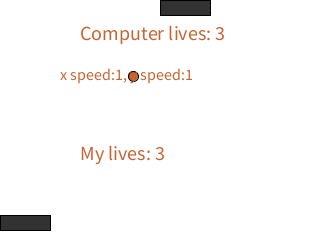
Frame 1 (no input)
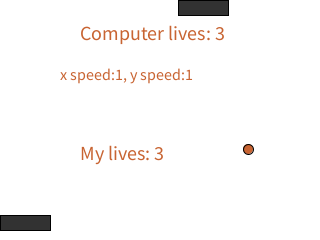
Frame 60 (the mouse pressed at the canvas centre just before this capture)
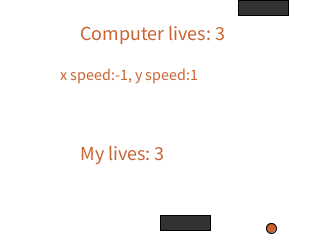
Frame 120 (the mouse held since frame 60 and released just before this capture)

The Processing sketch that drew these frames (run headless with seeded random() and noise(); from frame 60 on, the mouse is pressed at the canvas centre):

// Processing sketch: Exercise2_5
// ── Exercise2_5.pde
final int SCREENX = 320;
final int SCREENY = 240;
final int PADDLEHEIGHT = 15;
final int PADDLEWIDTH = 50;
final int MARGIN = 10;

class Player {
  int xpos; 
  int ypos;
  color paddlecolor = color(50);
  int lives = 3;
  Player(int screen_y)
  {
    xpos=SCREENX/2;
    ypos=screen_y;
  }
  void move(int x) {
    if (x>SCREENX-PADDLEWIDTH) xpos = SCREENX-PADDLEWIDTH;
    else xpos=x;
  }
  void draw()
  {
    fill(paddlecolor);
    rect(xpos, ypos, PADDLEWIDTH, PADDLEHEIGHT);
  }
  void showLives() {
    if (lives == 0) {
      if (ypos == 0) {
        textSize(20);
        text("Human wins", 120, 120);
      } else {
        textSize(20);
        text("Computer wins", 120, 120);
      }
    }
  }
}

class Ball {
  float x; 
  float y;
  float dx; 
  float dy;
  int radius;
  color ballColor = color(200, 100, 50);
  Ball() {
    x = random(SCREENX/4, SCREENX/2);
    y = random(SCREENY/4, SCREENY/2);
    dx = random(1, 2); 
    dy = random(1, 2);
    radius=5;
  }
  void move() {
    x = x+dx; 
    y = y+dy;
  }
  void draw() {
    fill(ballColor);
    ellipse(int(x), int(y), radius, 
      radius);
  }
  void collide(Player tp) {
    if (x-radius <=0 && dx < 0) dx=-dx;
    else if (x+radius>=SCREENX && dx > 0) dx=-dx;
    if (y+radius >= tp.ypos &&
      y-radius<tp.ypos+PADDLEHEIGHT &&
      x >=tp.xpos && x <=
      tp.xpos+PADDLEWIDTH) {
      println("collided!");
      dy=-dy;
      if ((dx > 0 && x - tp.xpos < 25)
        || (dx < 0 && x - tp.xpos > 25)) {
        dx = -dx;
      }
      if (j > 2 && tp.ypos == 0) {
        dy *= 1.5;
      }
    }
  }

  void reset() {
    if (y - radius >= SCREENY) {
      thePlayer.lives--;
    }
    if (y + radius <= 0) {
      computerPlayer.lives--;
    }
    if (y - radius >= SCREENY
      || y + radius <= 0) {
      x = random(SCREENX/4, SCREENX/2);
      y = random(SCREENY/4, SCREENY/2);
      dx = 0; 
      dy = 0;
    }
  }
}

Player thePlayer;
Player computerPlayer;
Ball theBall;
int i = SCREENX / 2;
float j = 1;
void settings() {
  size(SCREENX, SCREENY);
}
void setup() {
  thePlayer = new Player(SCREENY-MARGIN-PADDLEHEIGHT);
  computerPlayer = new Player(0);
  theBall = new Ball();
  ellipseMode(RADIUS);
}
void draw() {
  background(255);
  thePlayer.move(mouseX);
  if (i + 25 > theBall.x) {
    computerPlayer.move(i);
    i -= j;
  } else if (i + PADDLEWIDTH - 25 < theBall.x) {
    computerPlayer.move(i);
    i += j;
  }
  theBall.move();
  theBall.collide(thePlayer);
  theBall.collide(computerPlayer);
  theBall.reset();
  thePlayer.showLives();
  computerPlayer.showLives();
  thePlayer.draw();
  computerPlayer.draw();
  theBall.draw();
  textSize(20);
  text("Computer lives: " + computerPlayer.lives, 80, 40);
  textSize(20);
  text("My lives: " + thePlayer.lives, 80, 160);
  if (j < 3) {
    j *= 1.005;
  }
  textSize(16);
  text("x speed:" + (int) theBall.dx + ", y speed:" + (int) theBall.dy, 60, 80);
}

void mousePressed() {
  theBall.dx = random(1, 2); 
  theBall.dy = random(1, 2);
}
